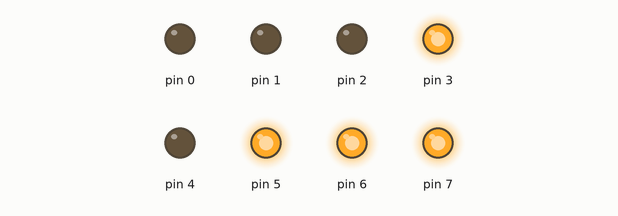
Simulated run of this sketch. Board: Arduino Uno, built with avr-gcc and run on an emulated ATmega328P. Shown: output pins drawn as LEDs (lit = HIGH).

Above: at 0.75 s.
At 5.75 s:
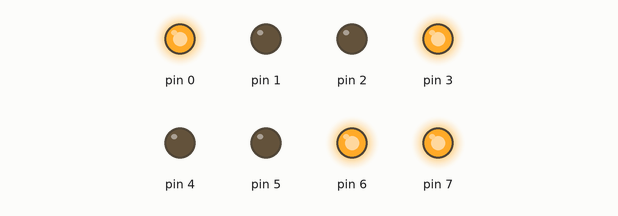
At 10.6 s:
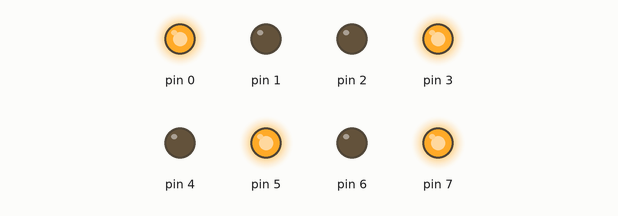
At 20.25 s:
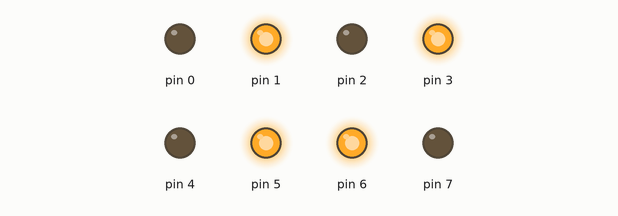
At 30.1 s:
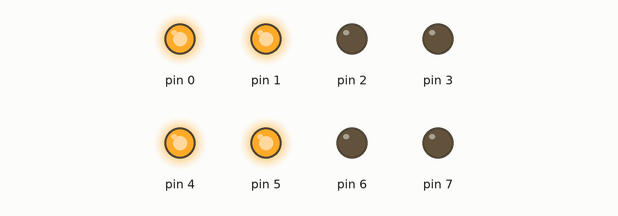
At 39.75 s:
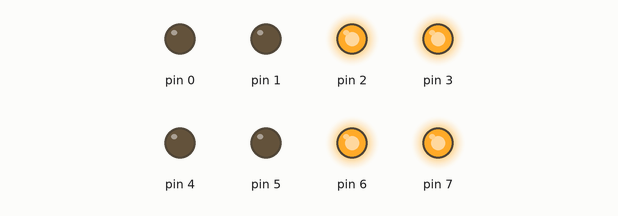
Timing chart, 0 to 40.0 s (numbered marks = the images above):
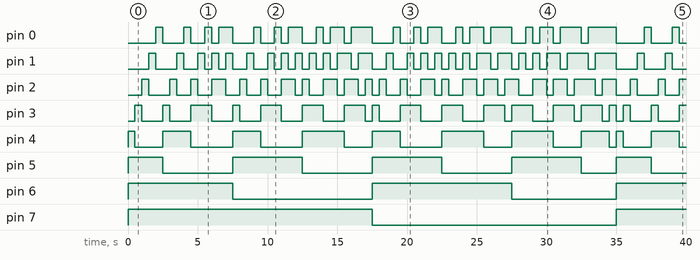

The sketch:

lab7Task2.ino
```cpp
int first = 4, second = 5, third = 6, fourth = 7;
const int myDelay = 500;
void setup() {
// put your setup code here, to run once:
DDRD = 0xFF;
PORTD = B11110000;


long myTime = millis();
 while (millis() - myTime < myDelay){}
}

void loop() {

  if(!(PORTD&(1<<0))){
    first--;
    PORTD |= (1 << first);

    if(first+1 != second)    {PORTD &= ~(1<<first+1);}

}

 else if( PORTD&(1<<0)&& !( PORTD&(1<<1) ))  {
    second--;
    first = second-1;

    PORTD &= ~(1<<0);

    PORTD |= (1 << second);
    PORTD |= (1 << first);

    if(second + 1 != third){PORTD &= ~(1<<second+1);}   // delete unnecessary bits
    }
  else if((PORTD & 0x03) && !(PORTD & (1<<2))){
    third--;
    second = third - 1;
    first = second - 1;

    PORTD &= ~(1<<0);                                   // delete unnecessary bits
    PORTD &= ~(1<<1);                                   // delete unnecessary bits

    PORTD |= (1<<third);
    PORTD |= (1<<second);
    PORTD |= (1<<first);

    if(third + 1 != fourth){PORTD &= ~(1<<third+1);}    // delete unnecessary bits
    }

    else if ((PORTD & 0x07) && !(PORTD & (1<<3)) ){
      fourth--;
      third = fourth - 1;
      second = third -1;
      first = second - 1;

      PORTD &= ~(0x07);     // delete unnecessary bits

      PORTD |= (1<<fourth);
      PORTD |= (1<<third);
      PORTD |= (1<<second);
      PORTD |= (1<<first);

      if(fourth != 7) {PORTD &= ~(1<<fourth +1);}
      }

      else
      {
        first = 4, second = 5, third = 6, fourth = 7;
        PORTD ^= 0xFF;
        }


        long myTime = millis();
        while (millis() - myTime < myDelay){}
}
```

Measured:
- by itself, pin 0: LOW → HIGH at 2.0 s, → LOW 0.50 s later, → HIGH 1.5 s later, → LOW 0.50 s later, … (44 changes in this stretch)
- by itself, pin 1: LOW → HIGH at 1.5 s, → LOW 0.50 s later, → HIGH 1.5 s later, → LOW 0.50 s later, … (56 changes in this stretch)
- by itself, pin 2: LOW → HIGH at 1.0 s, → LOW 0.50 s later, → HIGH 1.5 s later, → LOW 0.50 s later, … (49 changes in this stretch)
- by itself, pin 3: LOW → HIGH at 0.50 s, → LOW 0.50 s later, → HIGH 1.5 s later, → LOW 0.50 s later, … (35 changes in this stretch)
- by itself, pin 4: HIGH → LOW at 0.50 s, → HIGH 2.0 s later, → LOW 2.0 s later, → HIGH 3.0 s later, … (19 changes in this stretch)
- by itself, pin 5: goes 3 × (LOW 5.0 s, HIGH 5.0 s), LOW 2.5 s, HIGH 2.5 s, then LOW
- by itself, pin 6: HIGH → LOW at 7.5 s, → HIGH 10.0 s later, → LOW 10.0 s later, → HIGH 7.5 s later
- by itself, pin 7: HIGH → LOW at 17.5 s, → HIGH 17.5 s later
